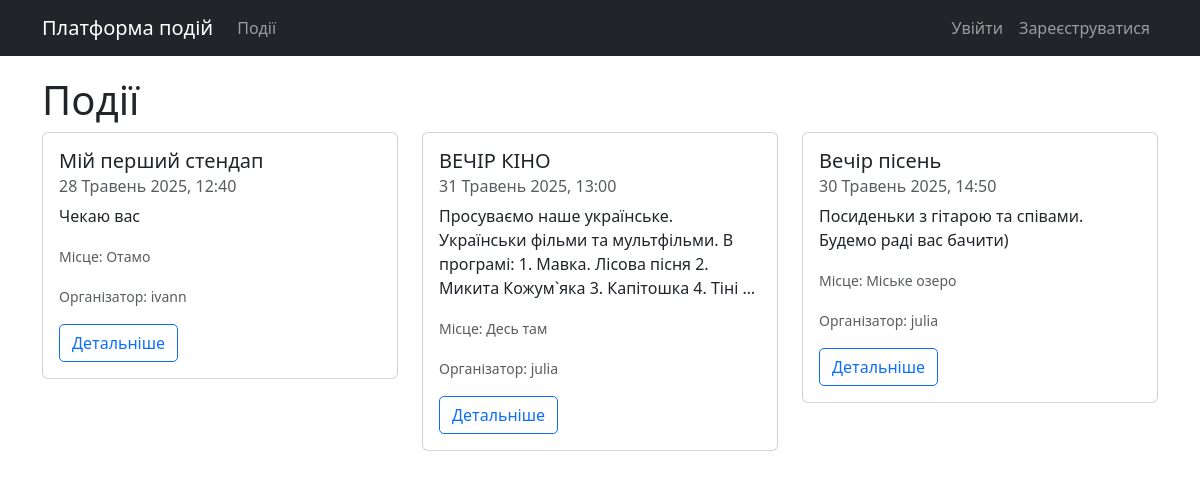
The page / on the database its author committed.
### events/models.py (models this page shows, shortened)
class Event(models.Model):
    title = models.CharField(max_length=200)
    description = models.TextField()
    date = models.DateTimeField()
    location = models.CharField(max_length=200)
    organizer = models.ForeignKey(User, on_delete=models.CASCADE)
    created_at = models.DateTimeField(auto_now_add=True)
    updated_at = models.DateTimeField(auto_now=True)

### events/views.py (the view)
# urls.py: path('', views.event_list, name='event_list'),
def event_list(request):
    events = Event.objects.all().order_by('-created_at')
    return render(request, 'events/event_list.html', {'events': events})

### events/templatetags/custom_filters.py (called while the page is built)
@register.filter
def uk_date(date, format_string='j F Y'):
    if not date:
        return ''
    uk_months = {
        'January': 'січня',
        'February': 'лютого',
        'March': 'березня',
        'April': 'квітня',
        'May': 'травня',
        'June': 'червня',
        'July': 'липня',
        'August': 'серпня',
        'September': 'вересня',
        'October': 'жовтня',
        'November': 'листопада',
        'December': 'грудня',
    }
    formatted_date = date_format(date, format_string)
    for eng, ukr in uk_months.items():
        formatted_date = formatted_date.replace(eng, ukr)
    return formatted_date

### templates/events/event_list.html (shortened to what this page needs)
{% extends 'base.html' %}
{% load custom_filters %}
{% block content %}
<div class="row">
    <div class="col-12">
        <h1>Події</h1>
    </div>
</div>
<div class="row">
    {% if events %}
        {% for event in events %}
        <div class="col-md-6 col-lg-4">
            <div class="card event-card">
                <div class="card-body">
                    <h5 class="card-title">{{ event.title }}</h5>
                    <h6 class="card-subtitle mb-2 text-muted">{{ event.date|uk_date:"j F Y, H:i" }}</h6>
                    <p class="card-text">{{ event.description|truncatewords:20 }}</p>
                    <p class="card-text"><small class="text-muted">Місце: {{ event.location }}</small></p>
                    <p class="card-text"><small class="text-muted">Організатор: {{ event.organizer.username }}</small></p>
                    <a href="{% url 'event_detail' pk=event.pk %}" class="btn btn-outline-primary">Детальніше</a>
                </div>
            </div>
        </div>
        {% endfor %}
    {% else %}
        <div class="col-12">
            <p>Немає доступних подій.</p>
        </div>
    {% endif %}
</div>
{% endblock %}

### templates/base.html (style rules this page uses)
.event-card { margin-bottom: 20px; transition: transform 0.2s; }
.btn { border-radius: 5px; transition: all 0.2s; }

### rows shown on the page
Event: title "Мій перший стендап", date|uk_date "28 Травень 2025, 12:40", description "Чекаю вас", location "Отамо", organizer.username "ivann"
Event: title "ВЕЧІР КІНО", date|uk_date "31 Травень 2025, 13:00", description "Просуваємо наше українське. Українськи фільми та мультфільми. В програмі: 1. Мавка. Лісова пісня 2. Микита Кожум`яка 3. Капітошка 4. Тіні …", location "Десь там", organizer.username "julia"
Event: title "Вечір пісень", date|uk_date "30 Травень 2025, 14:50", description "Посиденьки з гітарою та співами. Будемо раді вас бачити)", location "Міське озеро", organizer.username "julia"
